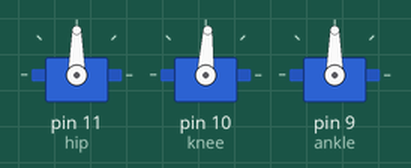
Recording of a sketch running on a simulated Arduino Uno, built with avr-gcc and run on an emulated ATmega328P. On the bench: 3 × servo.

Above: at 0.05 s.
At 1.5 s:
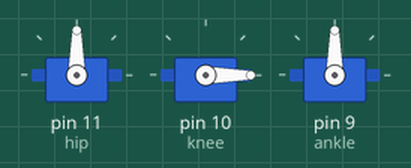
At 2.95 s:
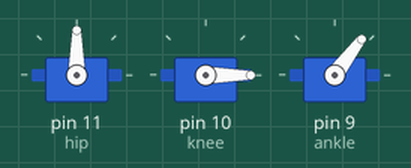
At 5.85 s:
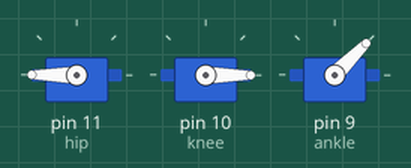
At 8.75 s:
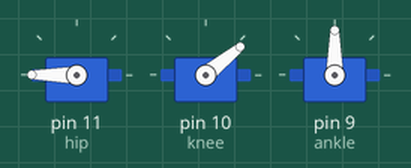
At 11.7 s:
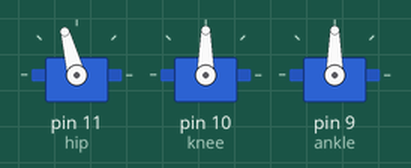
Timing chart, 0 to 16.9 s (numbered marks = the images above):
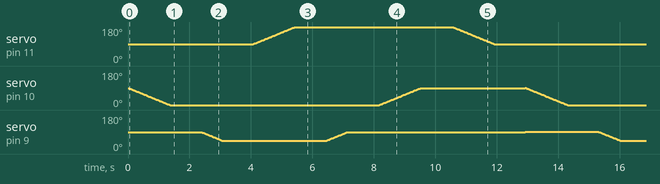

The sketch:

spiderLeg2.ino
```cpp
//program to zero the servos

#include <Servo.h>
// create servo object to control a servo
Servo hip;
Servo knee;
Servo ankle;


int hipPos = 90;
int kneePos = 90;
int anklePos = 90;
int speed = 15;

void moveLeg();

void setup() {
  // put your setup code here, to run once:
  hip.attach(11);
  knee.attach(10);
  ankle.attach(9);

}

void loop() {
  // put your main code here, to run repeatedly:
  //set all joints to 90
  hip.write(hipPos);
  knee.write(kneePos);
  ankle.write(anklePos);

  moveLeg();

}

void moveLeg() {
  //pick up foot
  for (kneePos; kneePos >= 0; kneePos--) {
    knee.write(kneePos);
    delay(speed);
  }
  delay(1000);

  for (anklePos; anklePos >= 45; anklePos--) {
    ankle.write(anklePos);
    delay(speed);
  }
  delay(1000);

  //move leg
  for (hipPos; hipPos <= 180; hipPos++) {
    hip.write(hipPos);
    delay(speed);
  }
  delay(1000);

//put down foot
  for (anklePos; anklePos <= 90; anklePos++) {
    ankle.write(anklePos);
    delay(speed);
  }
  delay(1000);

  for (kneePos; kneePos <= 90; kneePos++) {
    knee.write(kneePos);
    delay(speed);
  }
  delay(1000);

  //move leg back
  for (hipPos; hipPos >= 90; hipPos--) {
    hip.write(hipPos);
    delay(speed);
  }
  delay(1000);

}
```
